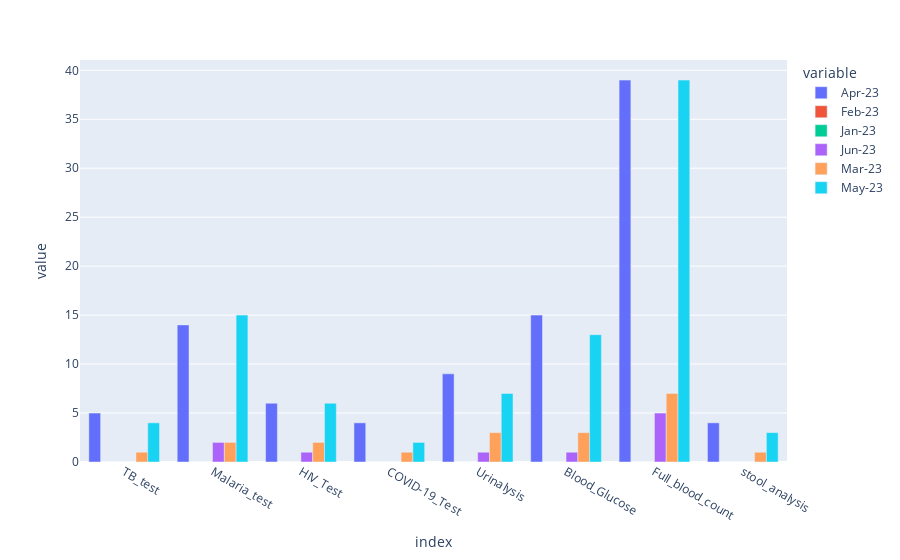

Write notebook code for a chart like this one.
### Code cell
px.bar(df, y = ['Apr-23','Feb-23','Jan-23','Jun-23','Mar-23','May-23'] , x= 'index',barmode='group')

### Figure 1 — Plotly figure (JSON) as saved in the notebook; plotly's stock layout.template omitted (floating-point values rounded to 4 significant figures)
{"data": [{"alignmentgroup": "True", "hovertemplate": "variable=Apr-23<br>index=%{x}<br>value=%{y}<extra></extra>", "legendgroup": "Apr-23", "marker": {"color": "#636efa", "pattern": {"shape": ""}}, "name": "Apr-23", "offsetgroup": "Apr-23", "orientation": "v", "showlegend": true, "textposition": "auto", "type": "bar", "x": ["TB_test", "Malaria_test", "HIV_Test", "COVID-19_Test", "Urinalysis", "Blood_Glucose", "Full_blood_count", "stool_analysis"], "xaxis": "x", "y": [5, 14, 6, 4, 9, 15, 39, 4], "yaxis": "y"}, {"alignmentgroup": "True", "hovertemplate": "variable=Feb-23<br>index=%{x}<br>value=%{y}<extra></extra>", "legendgroup": "Feb-23", "marker": {"color": "#EF553B", "pattern": {"shape": ""}}, "name": "Feb-23", "offsetgroup": "Feb-23", "orientation": "v", "showlegend": true, "textposition": "auto", "type": "bar", "x": ["TB_test", "Malaria_test", "HIV_Test", "COVID-19_Test", "Urinalysis", "Blood_Glucose", "Full_blood_count", "stool_analysis"], "xaxis": "x", "y": [0, 0, 0, 0, 0, 0, 0, 0], "yaxis": "y"}, {"alignmentgroup": "True", "hovertemplate": "variable=Jan-23<br>index=%{x}<br>value=%{y}<extra></extra>", "legendgroup": "Jan-23", "marker": {"color": "#00cc96", "pattern": {"shape": ""}}, "name": "Jan-23", "offsetgroup": "Jan-23", "orientation": "v", "showlegend": true, "textposition": "auto", "type": "bar", "x": ["TB_test", "Malaria_test", "HIV_Test", "COVID-19_Test", "Urinalysis", "Blood_Glucose", "Full_blood_count", "stool_analysis"], "xaxis": "x", "y": [0, 0, 0, 0, 0, 0, 0, 0], "yaxis": "y"}, {"alignmentgroup": "True", "hovertemplate": "variable=Jun-23<br>index=%{x}<br>value=%{y}<extra></extra>", "legendgroup": "Jun-23", "marker": {"color": "#ab63fa", "pattern": {"shape": ""}}, "name": "Jun-23", "offsetgroup": "Jun-23", "orientation": "v", "showlegend": true, "textposition": "auto", "type": "bar", "x": ["TB_test", "Malaria_test", "HIV_Test", "COVID-19_Test", "Urinalysis", "Blood_Glucose", "Full_blood_count", "stool_analysis"], "xaxis": "x", "y": [0, 2, 1, 0, 1, 1, 5, 0], "yaxis": "y"}, {"alignmentgroup": "True", "hovertemplate": "variable=Mar-23<br>index=%{x}<br>value=%{y}<extra></extra>", "legendgroup": "Mar-23", "marker": {"color": "#FFA15A", "pattern": {"shape": ""}}, "name": "Mar-23", "offsetgroup": "Mar-23", "orientation": "v", "showlegend": true, "textposition": "auto", "type": "bar", "x": ["TB_test", "Malaria_test", "HIV_Test", "COVID-19_Test", "Urinalysis", "Blood_Glucose", "Full_blood_count", "stool_analysis"], "xaxis": "x", "y": [1, 2, 2, 1, 3, 3, 7, 1], "yaxis": "y"}, {"alignmentgroup": "True", "hovertemplate": "variable=May-23<br>index=%{x}<br>value=%{y}<extra></extra>", "legendgroup": "May-23", "marker": {"color": "#19d3f3", "pattern": {"shape": ""}}, "name": "May-23", "offsetgroup": "May-23", "orientation": "v", "showlegend": true, "textposition": "auto", "type": "bar", "x": ["TB_test", "Malaria_test", "HIV_Test", "COVID-19_Test", "Urinalysis", "Blood_Glucose", "Full_blood_count", "stool_analysis"], "xaxis": "x", "y": [4, 15, 6, 2, 7, 13, 39, 3], "yaxis": "y"}], "layout": {"barmode": "group", "legend": {"title": {"text": "variable"}, "tracegroupgap": 0}, "margin": {"t": 60}, "xaxis": {"anchor": "y", "domain": [0, 1], "title": {"text": "index"}}, "yaxis": {"anchor": "x", "domain": [0, 1], "title": {"text": "value"}}}}
